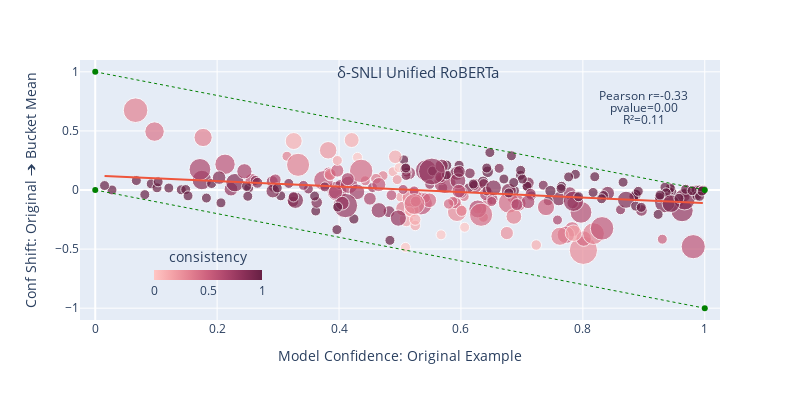
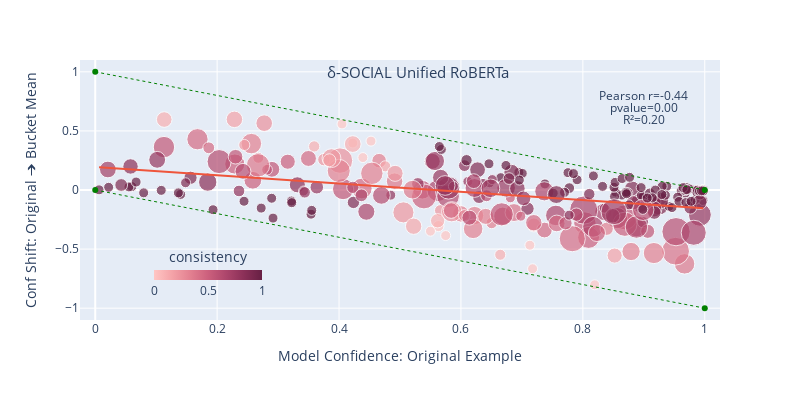
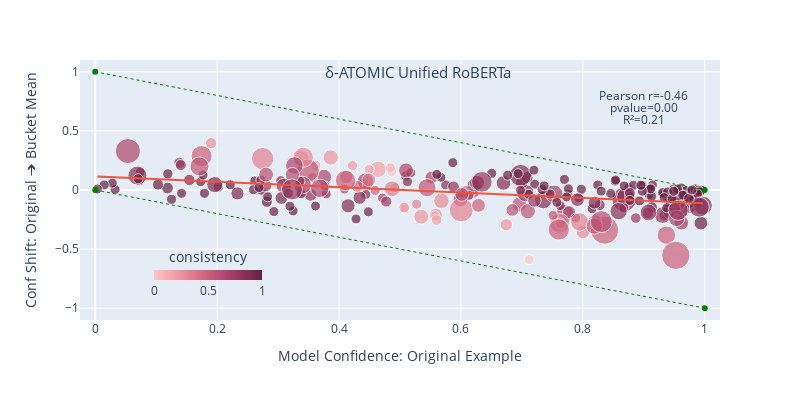

These figures' notebook cell, in order:
### Markdown cell above
## Unified RoBERTa

### Code cell
plot = plot_buckets('δ-SNLI Unified RoBERTa', dnli_human_bucket_predictions['snli']['unified_roberta'])
plot.write_image('plots/unified_roberta/snli-human-roberta-unified.pdf')
plot.show()

plot = plot_buckets('δ-SOCIAL Unified RoBERTa', dnli_human_bucket_predictions['social']['unified_roberta'])
plot.write_image('plots/unified_roberta/social-human-roberta-unified.pdf')
plot.show()

plot = plot_buckets('δ-ATOMIC Unified RoBERTa', dnli_human_bucket_predictions['atomic']['unified_roberta'])
plot.write_image('plots/unified_roberta/atomic-human-roberta-unified.pdf')
plot.show()

### Figure 1 — Plotly figure (JSON) as saved in the notebook; plotly's stock layout.template omitted (floating-point values rounded to 4 significant figures; data arrays with more than 128 entries replaced by an {"elided": "..."} marker saying what was removed)
{"data": [{"customdata": {"elided": "250x1 str values"}, "hovertemplate": "Model Confidence: Original Example=%{x}<br>Conf Shift: Original ➔ Bucket Mean=%{y}<br>bucket_confidence_var=%{marker.size}<br>example_id=%{customdata[0]}<br>consistency=%{marker.color}<extra></extra>", "legendgroup": "", "marker": {"color": {"elided": "250 float values"}, "coloraxis": "coloraxis", "size": {"elided": "250 float values"}, "sizemin": 5, "sizemode": "area", "sizeref": 0.0003876, "symbol": "circle"}, "mode": "markers", "name": "", "orientation": "v", "showlegend": false, "type": "scatter", "x": {"elided": "250 float values"}, "xaxis": "x", "y": {"elided": "250 float values"}, "yaxis": "y"}, {"hovertemplate": "<b>OLS trendline</b><br>conf_shift = -0.231652 * original_confidence + 0.121867<br>R<sup>2</sup>=0.108553<br><br>Model Confidence: Original Example=%{x}<br>Conf Shift: Original ➔ Bucket Mean=%{y} <b>(trend)</b><extra></extra>", "legendgroup": "", "marker": {"sizemin": 5, "symbol": "circle"}, "mode": "lines", "name": "", "showlegend": false, "type": "scatter", "x": {"elided": "250 float values"}, "xaxis": "x", "y": {"elided": "250 float values"}, "yaxis": "y"}, {"line": {"color": "green", "dash": "dot", "width": 1}, "type": "scatter", "x": [0, 1], "y": [1, 0]}, {"line": {"color": "green", "dash": "dot", "width": 1}, "type": "scatter", "x": [0, 1], "y": [0, -1]}], "layout": {"annotations": [{"arrowhead": 0, "font": {"size": 15}, "showarrow": false, "text": "δ-SNLI Unified RoBERTa", "x": 0.53, "y": 1}, {"arrowhead": 0, "showarrow": false, "text": "Pearson r=-0.33", "x": 0.9, "y": 0.8}, {"arrowhead": 0, "showarrow": false, "text": "pvalue=0.00", "x": 0.9, "y": 0.7}, {"arrowhead": 0, "showarrow": false, "text": "R²=0.11", "x": 0.9, "y": 0.6}], "coloraxis": {"colorbar": {"len": 0.2, "orientation": "h", "thickness": 10, "title": {"side": "top", "text": "consistency"}, "x": 0.2, "y": 0.05}, "colorscale": [[0, "rgb(255, 198, 196)"], [0.1667, "rgb(244, 163, 168)"], [0.3333, "rgb(227, 129, 145)"], [0.5, "rgb(204, 96, 125)"], [0.6667, "rgb(173, 70, 108)"], [0.8333, "rgb(139, 48, 88)"], [1, "rgb(103, 32, 68)"]]}, "height": 400, "legend": {"itemsizing": "constant", "orientation": "h", "tracegroupgap": 0}, "margin": {"t": 60}, "showlegend": false, "width": 800, "xaxis": {"anchor": "y", "domain": [0, 1], "range": [-0.025, 1.025], "title": {"text": "Model Confidence: Original Example"}}, "yaxis": {"anchor": "x", "domain": [0, 1], "range": [-1.1, 1.1], "title": {"text": "Conf Shift: Original ➔ Bucket Mean"}}}}

### Figure 2 — Plotly figure (JSON) as saved in the notebook; plotly's stock layout.template omitted (floating-point values rounded to 4 significant figures; data arrays with more than 128 entries replaced by an {"elided": "..."} marker saying what was removed)
{"data": [{"customdata": {"elided": "250x1 str values"}, "hovertemplate": "Model Confidence: Original Example=%{x}<br>Conf Shift: Original ➔ Bucket Mean=%{y}<br>bucket_confidence_var=%{marker.size}<br>example_id=%{customdata[0]}<br>consistency=%{marker.color}<extra></extra>", "legendgroup": "", "marker": {"color": {"elided": "250 float values"}, "coloraxis": "coloraxis", "size": {"elided": "250 float values"}, "sizemin": 5, "sizemode": "area", "sizeref": 0.0004312, "symbol": "circle"}, "mode": "markers", "name": "", "orientation": "v", "showlegend": false, "type": "scatter", "x": {"elided": "250 float values"}, "xaxis": "x", "y": {"elided": "250 float values"}, "yaxis": "y"}, {"hovertemplate": "<b>OLS trendline</b><br>conf_shift = -0.35049 * original_confidence + 0.195662<br>R<sup>2</sup>=0.196460<br><br>Model Confidence: Original Example=%{x}<br>Conf Shift: Original ➔ Bucket Mean=%{y} <b>(trend)</b><extra></extra>", "legendgroup": "", "marker": {"sizemin": 5, "symbol": "circle"}, "mode": "lines", "name": "", "showlegend": false, "type": "scatter", "x": {"elided": "250 float values"}, "xaxis": "x", "y": {"elided": "250 float values"}, "yaxis": "y"}, {"line": {"color": "green", "dash": "dot", "width": 1}, "type": "scatter", "x": [0, 1], "y": [1, 0]}, {"line": {"color": "green", "dash": "dot", "width": 1}, "type": "scatter", "x": [0, 1], "y": [0, -1]}], "layout": {"annotations": [{"arrowhead": 0, "font": {"size": 15}, "showarrow": false, "text": "δ-SOCIAL Unified RoBERTa", "x": 0.53, "y": 1}, {"arrowhead": 0, "showarrow": false, "text": "Pearson r=-0.44", "x": 0.9, "y": 0.8}, {"arrowhead": 0, "showarrow": false, "text": "pvalue=0.00", "x": 0.9, "y": 0.7}, {"arrowhead": 0, "showarrow": false, "text": "R²=0.20", "x": 0.9, "y": 0.6}], "coloraxis": {"colorbar": {"len": 0.2, "orientation": "h", "thickness": 10, "title": {"side": "top", "text": "consistency"}, "x": 0.2, "y": 0.05}, "colorscale": [[0, "rgb(255, 198, 196)"], [0.1667, "rgb(244, 163, 168)"], [0.3333, "rgb(227, 129, 145)"], [0.5, "rgb(204, 96, 125)"], [0.6667, "rgb(173, 70, 108)"], [0.8333, "rgb(139, 48, 88)"], [1, "rgb(103, 32, 68)"]]}, "height": 400, "legend": {"itemsizing": "constant", "orientation": "h", "tracegroupgap": 0}, "margin": {"t": 60}, "showlegend": false, "width": 800, "xaxis": {"anchor": "y", "domain": [0, 1], "range": [-0.025, 1.025], "title": {"text": "Model Confidence: Original Example"}}, "yaxis": {"anchor": "x", "domain": [0, 1], "range": [-1.1, 1.1], "title": {"text": "Conf Shift: Original ➔ Bucket Mean"}}}}

### Figure 3 — Plotly figure (JSON) as saved in the notebook; plotly's stock layout.template omitted (floating-point values rounded to 4 significant figures; data arrays with more than 128 entries replaced by an {"elided": "..."} marker saying what was removed)
{"data": [{"customdata": {"elided": "250x1 str values"}, "hovertemplate": "Model Confidence: Original Example=%{x}<br>Conf Shift: Original ➔ Bucket Mean=%{y}<br>bucket_confidence_var=%{marker.size}<br>example_id=%{customdata[0]}<br>consistency=%{marker.color}<extra></extra>", "legendgroup": "", "marker": {"color": {"elided": "250 float values"}, "coloraxis": "coloraxis", "size": {"elided": "250 float values"}, "sizemin": 5, "sizemode": "area", "sizeref": 0.0003744, "symbol": "circle"}, "mode": "markers", "name": "", "orientation": "v", "showlegend": false, "type": "scatter", "x": {"elided": "250 float values"}, "xaxis": "x", "y": {"elided": "250 float values"}, "yaxis": "y"}, {"hovertemplate": "<b>OLS trendline</b><br>conf_shift = -0.227246 * original_confidence + 0.115461<br>R<sup>2</sup>=0.210613<br><br>Model Confidence: Original Example=%{x}<br>Conf Shift: Original ➔ Bucket Mean=%{y} <b>(trend)</b><extra></extra>", "legendgroup": "", "marker": {"sizemin": 5, "symbol": "circle"}, "mode": "lines", "name": "", "showlegend": false, "type": "scatter", "x": {"elided": "250 float values"}, "xaxis": "x", "y": {"elided": "250 float values"}, "yaxis": "y"}, {"line": {"color": "green", "dash": "dot", "width": 1}, "type": "scatter", "x": [0, 1], "y": [1, 0]}, {"line": {"color": "green", "dash": "dot", "width": 1}, "type": "scatter", "x": [0, 1], "y": [0, -1]}], "layout": {"annotations": [{"arrowhead": 0, "font": {"size": 15}, "showarrow": false, "text": "δ-ATOMIC Unified RoBERTa", "x": 0.53, "y": 1}, {"arrowhead": 0, "showarrow": false, "text": "Pearson r=-0.46", "x": 0.9, "y": 0.8}, {"arrowhead": 0, "showarrow": false, "text": "pvalue=0.00", "x": 0.9, "y": 0.7}, {"arrowhead": 0, "showarrow": false, "text": "R²=0.21", "x": 0.9, "y": 0.6}], "coloraxis": {"colorbar": {"len": 0.2, "orientation": "h", "thickness": 10, "title": {"side": "top", "text": "consistency"}, "x": 0.2, "y": 0.05}, "colorscale": [[0, "rgb(255, 198, 196)"], [0.1667, "rgb(244, 163, 168)"], [0.3333, "rgb(227, 129, 145)"], [0.5, "rgb(204, 96, 125)"], [0.6667, "rgb(173, 70, 108)"], [0.8333, "rgb(139, 48, 88)"], [1, "rgb(103, 32, 68)"]]}, "height": 400, "legend": {"itemsizing": "constant", "orientation": "h", "tracegroupgap": 0}, "margin": {"t": 60}, "showlegend": false, "width": 800, "xaxis": {"anchor": "y", "domain": [0, 1], "range": [-0.025, 1.025], "title": {"text": "Model Confidence: Original Example"}}, "yaxis": {"anchor": "x", "domain": [0, 1], "range": [-1.1, 1.1], "title": {"text": "Conf Shift: Original ➔ Bucket Mean"}}}}
